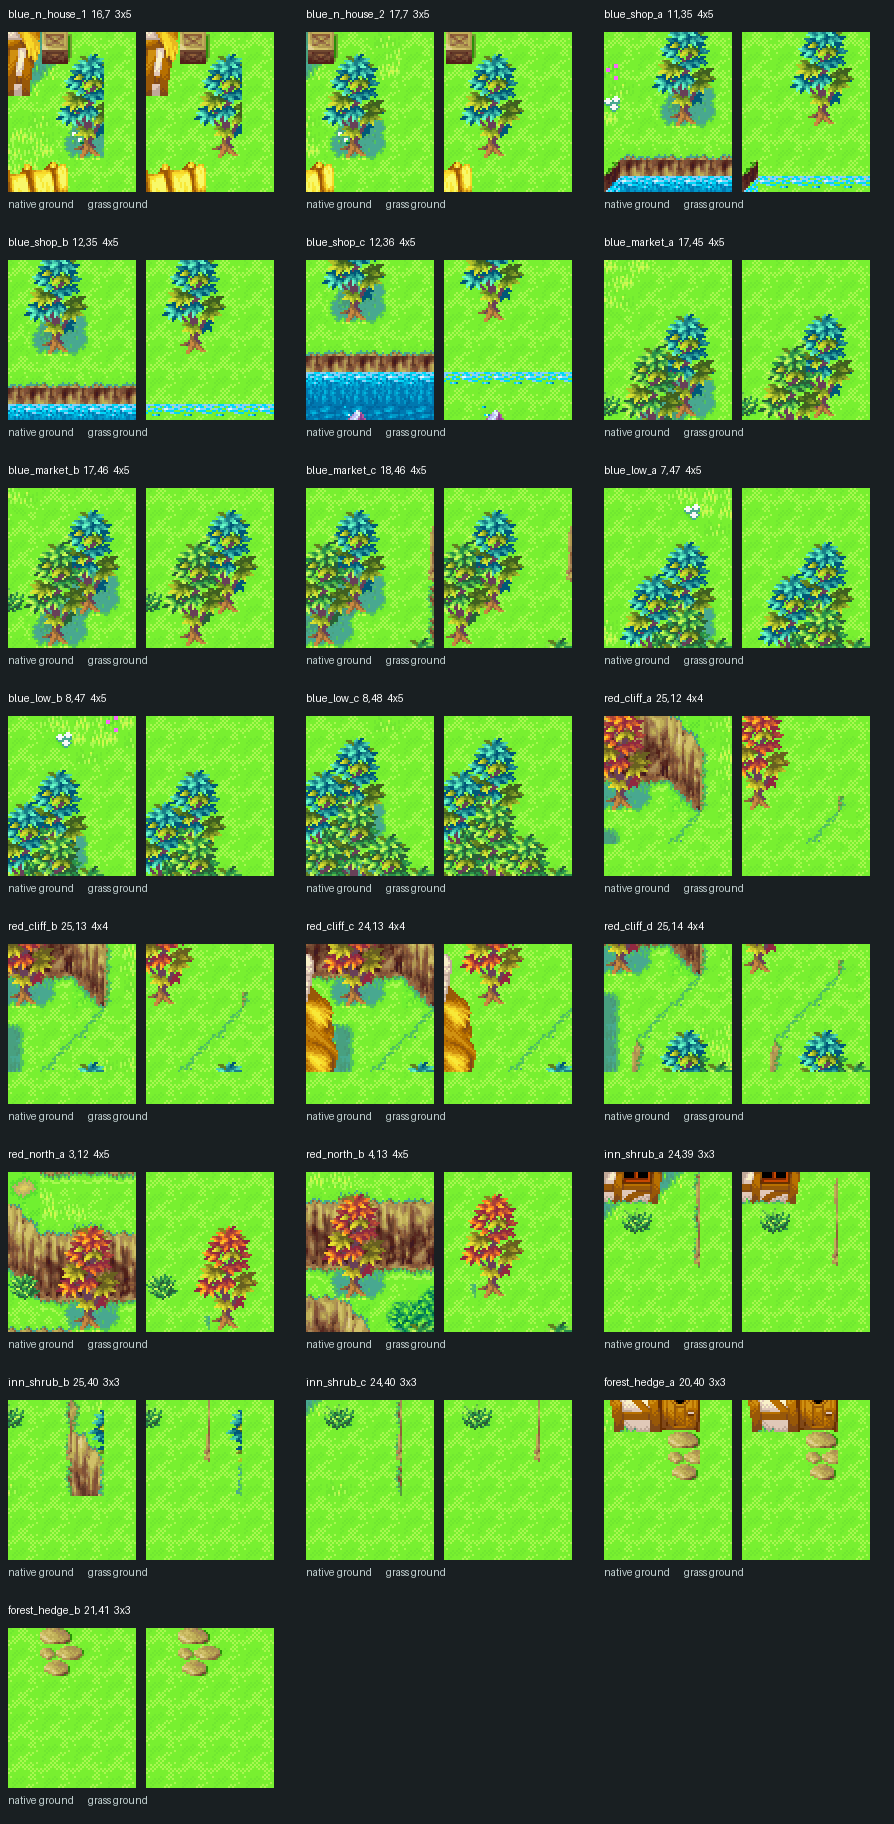

Write the Python code that produced this figure.
#!/usr/bin/env python3
"""Golden Sun native foliage crop refinements for Aster, no playable map edits.

A field of 3x3, 3x5, or 4x5 source tiles is inspected at original grass
palette with and without original ground. Reject house roofs, cliff walls,
cut-off trunks and solid-color rectangular tree shadows.
"""
from pathlib import Path
from PIL import Image, ImageDraw
import aster_layout as town
import aster_visual_preview as vis

ROOT=Path(__file__).resolve().parents[1]
OUT=ROOT/"tools/aster_foliage_refinement_atlas.png"
# Candidate label, Vale source x/y, width, height; all are native set_02
CANDIDATES=(
 ("blue_n_house_1",16,7,3,5), ("blue_n_house_2",17,7,3,5),
 ("blue_shop_a",11,35,4,5), ("blue_shop_b",12,35,4,5),
 ("blue_shop_c",12,36,4,5), ("blue_market_a",17,45,4,5),
 ("blue_market_b",17,46,4,5), ("blue_market_c",18,46,4,5),
 ("blue_low_a",7,47,4,5), ("blue_low_b",8,47,4,5),
 ("blue_low_c",8,48,4,5), ("red_cliff_a",25,12,4,4),
 ("red_cliff_b",25,13,4,4), ("red_cliff_c",24,13,4,4),
 ("red_cliff_d",25,14,4,4), ("red_north_a",3,12,4,5),
 ("red_north_b",4,13,4,5), ("inn_shrub_a",24,39,3,3),
 ("inn_shrub_b",25,40,3,3), ("inn_shrub_c",24,40,3,3),
 ("forest_hedge_a",20,40,3,3), ("forest_hedge_b",21,41,3,3),
)
MAXW,MAXH=4,5
CELLW,CELLH=298,228
COLS=3
SCALE=2

def main():
    blocks,pal,_=vis.load_tiles()
    meta=vis.load_metatiles()
    native=town.load_vale()
    bad=set()
    cache={}
    tilecache={}
    def mt(token,base):
        k=(int(token.split(":")[0],16)&4095,base)
        if k not in tilecache:
            tilecache[k]=vis.render_metatile(k[0],meta,blocks,pal,bad,cache,base)
        return tilecache[k]
    bg=Image.new("RGBA",(MAXW*16,MAXH*16),vis.EMPTY_BG)
    for y in range(MAXH):
        for x in range(MAXW):
            for val,base in ((town.GRASS,0),("15",2),("15",2)):
                sprite=mt(val,base)
                if sprite is not None:bg.alpha_composite(sprite,(x*16,y*16))
    rows=(len(CANDIDATES)+COLS-1)//COLS
    img=Image.new("RGB",(COLS*CELLW,rows*CELLH),(25,31,34))
    draw=ImageDraw.Draw(img)
    for i,(name,sx,sy,w,h) in enumerate(CANDIDATES):
        assert 0<=sx and sx+w<=30 and 0<=sy and sy+h<=57,(name,sx,sy,w,h)
        dx,dy=(i%COLS)*CELLW,(i//COLS)*CELLH
        draw.text((dx+8,dy+8),f"{name}  {sx},{sy}  {w}x{h}",fill=(255,255,255))
        for variant in range(2):
            view=bg.copy()
            for yy in range(h):
                for xx in range(w):
                    pos=(xx*16,yy*16)
                    if variant==0:
                        sprite=mt(native[sy+yy][sx+xx],0)
                        if sprite is not None:view.alpha_composite(sprite,pos)
                    for offs in (30,60):
                        sprite=mt(native[sy+yy][sx+xx+offs],2)
                        if sprite is not None:view.alpha_composite(sprite,pos)
            view=view.resize((MAXW*16*SCALE,MAXH*16*SCALE),Image.Resampling.NEAREST)
            img.paste(view.convert("RGB"),(dx+8+variant*138,dy+32))
        draw.text((dx+8,dy+198),"native ground       grass ground",fill=(194,209,209))
    img.save(OUT,optimize=True)
    if bad: print("Reject candidates containing unavailable GBA tile refs:",sorted(bad,key=str)[:20])
    print("Aster foliage refinement source atlas:",OUT,"candidates:",len(CANDIDATES))
if __name__=="__main__":
    main()
